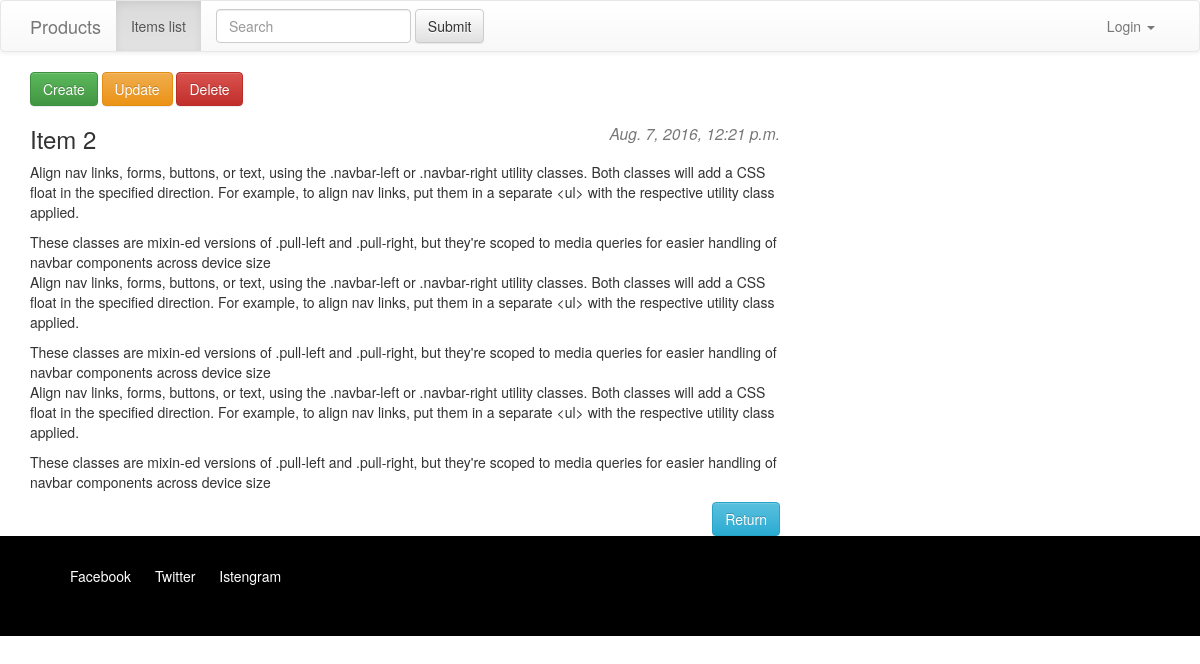
/item-2/, run on the app's committed database.
### storage/models.py (models this page shows, shortened)
class Item(models.Model):
	item_name = models.CharField(max_length=100)
	slug = models.SlugField(unique=True)
	item_code = models.CharField(max_length=100)
	item_image = models.ImageField(upload_to=upload_image_location, null=True, blank=True,
							height_field="height_field", width_field="width_field")
	height_field = models.IntegerField(default=0)
	width_field = models.IntegerField(default=0)
	item_desc = models.TextField()
	create_date = models.DateTimeField(auto_now=True, auto_now_add=False)
	updated = models.DateTimeField(auto_now=False, auto_now_add=True)
	class Meta:
		ordering = ['-create_date', '-updated']

### storage/views.py (the view)
# urls.py: url(r'^(?P<slug>[\w-]+)/$', 'storage.views.item_details', name='details'),
def item_details(request, slug=None):
	instance_obj = get_object_or_404(Item, slug=slug)
	context = {
		'title': instance_obj.item_name,
		'content': instance_obj.item_desc,
		'create_date': instance_obj.create_date,
	}
	return render(request, 'item_detail.html', context)

### storage/templates/item_detail.html (shortened to what this page needs)
{% extends 'base.html' %}
{% block content %}
<div class="row">
	<div class="col-sm-8">
			<a href="{% url 'storage:create_new_item'  %}">
				<button class="btn btn-success">Create</button>
			</a>
			<a href="">
				<button class="btn btn-warning">Update</button>
			</a>
			<a href="/item_name/{{instance.id}}/">
				<button class="btn btn-danger">Delete</button>
			</a>
			<h3>{{title}} <small class="pull-right"><i>{{create_date}}</i></small></h3>
			<p>{{content|linebreaks}}</p>
			<a href="{% url 'storage:item_list' %}">
				<button class="btn btn-info pull-right">Return</button>
			</a>
	</div>
</div>
{% endblock content %}

### data on the page
Item: item_name "Item 2", create_date "Aug. 7, 2016, 12:21 p.m.", item_desc "Align nav links, forms, buttons, or text, using the .navbar-left or .navbar-right utility classes. Both classes will add a CSS float in the specified direction. For example, to align nav links, put them in a separate <ul> with the respective utility class applied. These classes are mixin-ed versions of .pull-left and .pull-right, but they're scoped to media queries for easier handling of navbar components across device size Align nav links, forms, buttons, or text, using the .navbar-left or .navbar-right utility classes. Both classes will add a CSS float in the specified direction. For example, to align nav links, put them in a separate <ul> with the respective utility class applied. These…"
